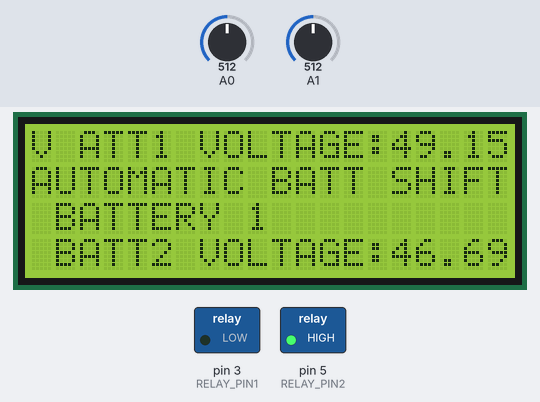
Recording of a sketch running on a simulated Arduino Uno, built with avr-gcc and run on an emulated ATmega328P. On the bench: 20×4 character LCD, switched loads named in the sketch (green lamp = pin HIGH). The inputs (shaded band) are chosen by the test bench; at power-on: A1 = 512, A0 = 512. What the sketch prints to the serial monitor is not drawn.

Above: at 1.3 s.
1.4 s: A1 set to 35
At 1.81 s:
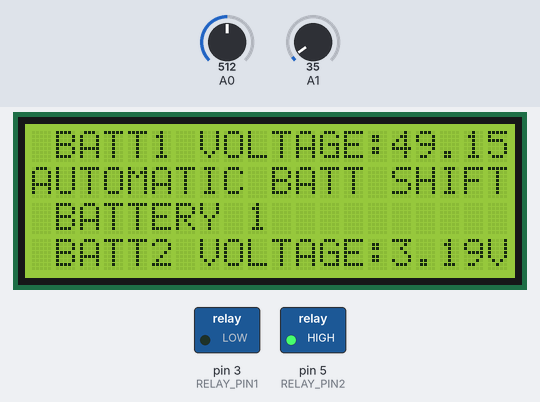
3.3 s: A0 set to 115
At 3.53 s:
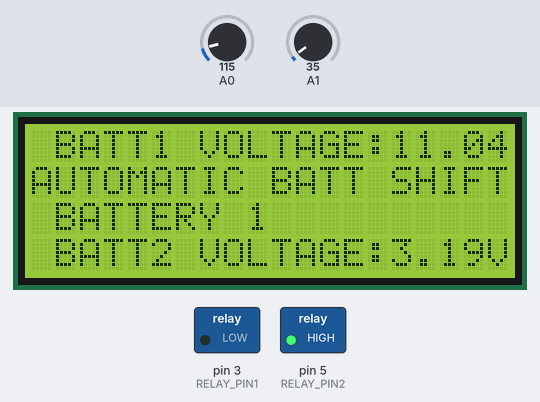
4.9 s: A0 set to 93
At 6.1 s:
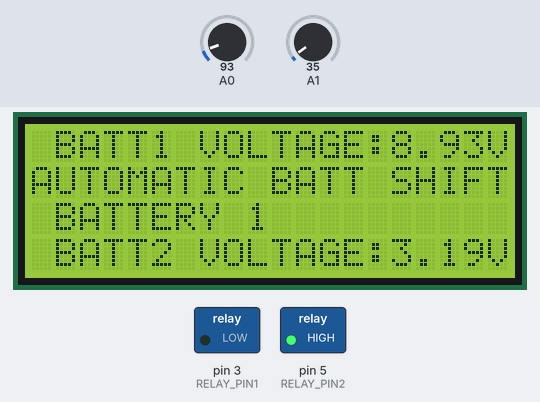
6.4 s: A1 set to 97
At 7.1 s:
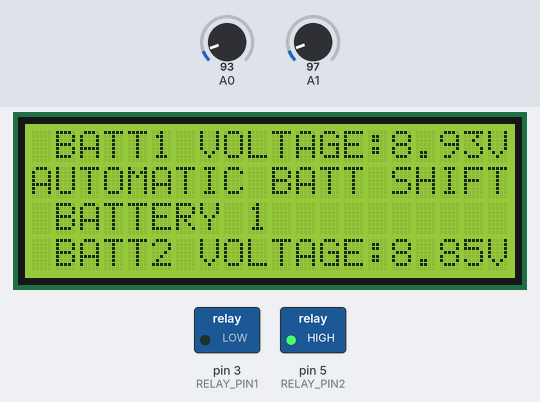
8.0 s: A1 set to 119
At 8.6 s:
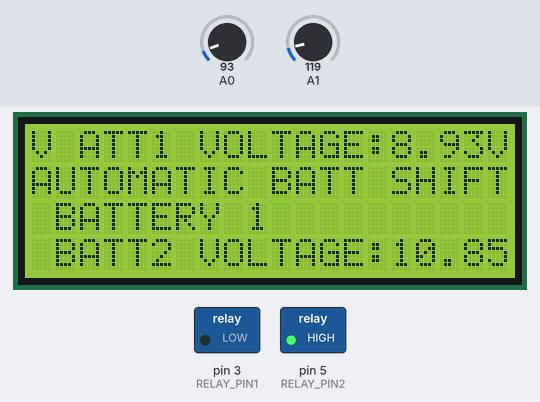
11.0 s: A0 set to 122
At 12.1 s:
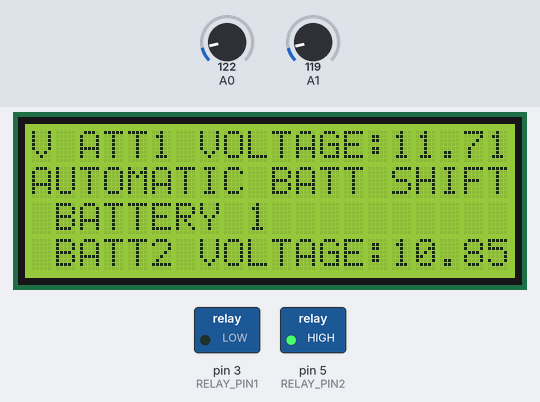
Timing chart, 0 to 13.7 s (numbered marks = the images above; inputs shaded):
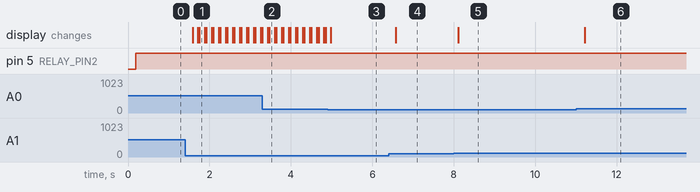

Measured:
- the behaviour switches between 105 and 104 on A0 (found by bisection; images 2 and 3)
- the behaviour switches between 109 and 110 on A1 (found by bisection; images 4 and 5)
- after the input at 1.4 s, the display: changes after 0.19 s (image 1)
- after the input at 3.3 s, the display: first differs from a run without the input after 0.13 s (image 2 shows a later state)
- after the input at 4.9 s, the display: changes after 0.08 s (image 3)
- after the input at 6.4 s, the display: changes after 0.17 s (image 4)
- after the input at 8.0 s, the display: changes after 0.11 s (image 5)
- after the input at 11.0 s, the display: changes after 0.21 s (image 6)

The sketch:

ABSC_CIRCUIT_PROJECT.ino
```cpp
#include <Adafruit_LiquidCrystal.h>

#include <Wire.h>
#include <hd44780.h>
#include <hd44780ioClass/hd44780_I2Cexp.h> // include i/o class header
hd44780_I2Cexp lcd; // declare lcd object: auto locate & config display for hd44780 chip

#include <LiquidCrystal_I2C.h>
const int RELAY_PIN1 = 3;
const int RELAY_PIN2 = 5;
float voltageB;
float voltageA;
#define BAT1_MIN 7.0  // minimum battery voltage for 12V system
#define BAT1_MAX 7.0 // maximum battery voltage for 12V system
#define BAT2_MIN 3.0  // minimum battery voltage for 12V system
#define BAT2_MAX 7.5 // maximum battery voltage for 12V system
void setup() {
  // initialize serial communication at 9600 bits per second:
  Serial.begin(9600);
  lcd.begin(20,4);
  lcd.init();
  lcd.backlight();
  lcd.clear();
pinMode(RELAY_PIN1, OUTPUT);
pinMode(RELAY_PIN2, OUTPUT);

}
// the loop routine runs over and over again forever:
void loop() {
  int Battery1 = analogRead(A0);
  int Battery2 = analogRead(A1);
  //12V = ADC value 1024 => 1 ADC value = (7.5/1024)Volt= 0.00732Volt
    // Vout=Vin*R2/(R1+R2) => Vin = Vout*(R1+R2)/R2   R1=110 and R2=9
  float voltageA = Battery1 *0.008*(110/9);
  Serial.println("BATT 1 VOLTAGE : ");
  Serial.print(voltageA);
  float voltageB = Battery2 * 0.0076*(111/9);
  Serial.println("BATT 2 VOLTAGE : ");
  Serial.print(voltageB);
  lcd.setCursor(0,0);
  lcd.print(" BATT1 VOLTAGE:");
  lcd.print(voltageA);
  lcd.print("V");
  lcd.print(" ");
  lcd.setCursor(0,3);
  lcd.print(" BATT2 VOLTAGE:");
  lcd.print(voltageB);
  lcd.print("V");
  lcd.print(" ");
 lcd.setCursor(0, 1);
  lcd.print("AUTOMATIC BATT SHIFT");
digitalWrite(RELAY_PIN1,LOW);  // default value of pwm duty cycle
  digitalWrite(RELAY_PIN2,HIGH);  // default load state is OFFF
  lcd.setCursor(0,2);
  lcd.print(" BATTERY 1");
  delay(100);
 /* digitalWrite(RELAY_PIN1,HIGH);
  digitalWrite(RELAY_PIN2,LOW);
  lcd.setCursor(0,2);
  lcd.print(" BATTERY 2");*/
}
void system_voltage(void)
{
  if ((voltageB>45))
  {
  digitalWrite(RELAY_PIN1,HIGH);
  digitalWrite(RELAY_PIN2,LOW);
  lcd.setCursor(0,2);
  lcd.print(" BATTERY 2");
  }
}
```
